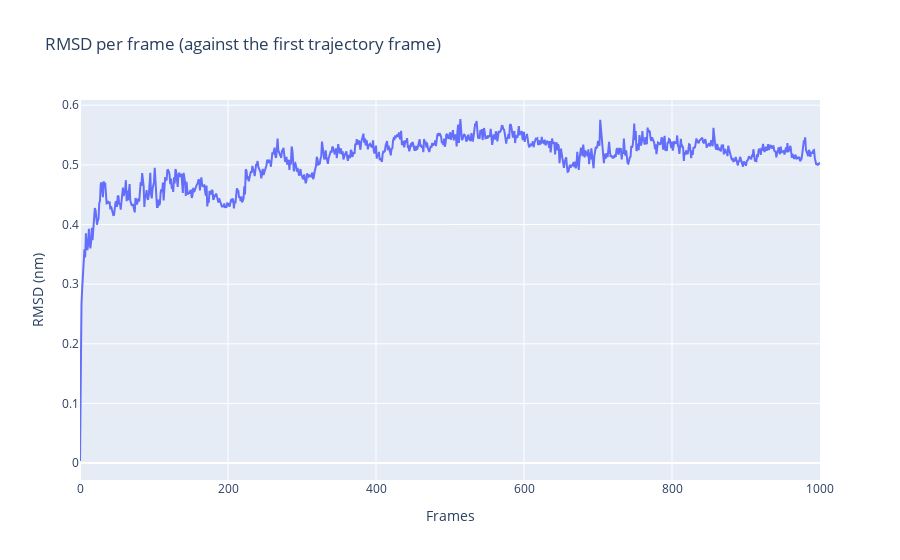

Write notebook code for a chart like this one.
### Markdown cell above
#### Display the results

### Code cell
# Set the plot
frames = list(range(len(rmsd_values)))
fig = go.Figure({
    "data": [ go.Scatter(x = frames, y = rmsd_values) ],
    "layout": go.Layout(
        title = 'RMSD per frame (against the first trajectory frame)',
        xaxis = {'title': 'Frames'},
        yaxis = {'title': 'RMSD (nm)'}
    )
})
fig.show()

### Figure 1 — Plotly figure (JSON) as saved in the notebook; plotly's stock layout.template omitted (floating-point values rounded to 4 significant figures; data arrays with more than 128 entries replaced by an {"elided": "..."} marker saying what was removed)
{"data": [{"type": "scatter", "x": {"elided": "1001 int values"}, "y": {"elided": "1001 float values"}}], "layout": {"title": {"text": "RMSD per frame (against the first trajectory frame)"}, "xaxis": {"title": {"text": "Frames"}}, "yaxis": {"title": {"text": "RMSD (nm)"}}}}
